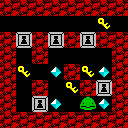

This game map was drawn from its Tiled (.tmx) file and the tilesets committed beside it. A one-line description and the full map source follow:
An orthogonal 8x8 tile map with 16x16 px tiles, 1 tile layer (Tile layer 1).

<map version="1.2" tiledversion="1.2.2" orientation="orthogonal" renderorder="right-down" width="8" height="8" tilewidth="16" tileheight="16" infinite="0" backgroundcolor="#000000" nextlayerid="2" nextobjectid="1">
 <tileset firstgid="1" source="../editor_tiles.tsx" />
 <layer id="1" name="Tile layer 1" width="8" height="8">
  <data encoding="csv">
2,2,2,2,2,2,2,2,
0,0,0,0,0,0,5,0,
2,4,2,4,2,4,2,2,
2,0,2,0,0,0,0,2,
2,5,0,3,2,5,3,2,
2,0,2,0,5,2,4,2,
2,0,4,3,0,1,3,2,
2,2,2,2,2,2,2,2
</data>
 </layer>
</map>
